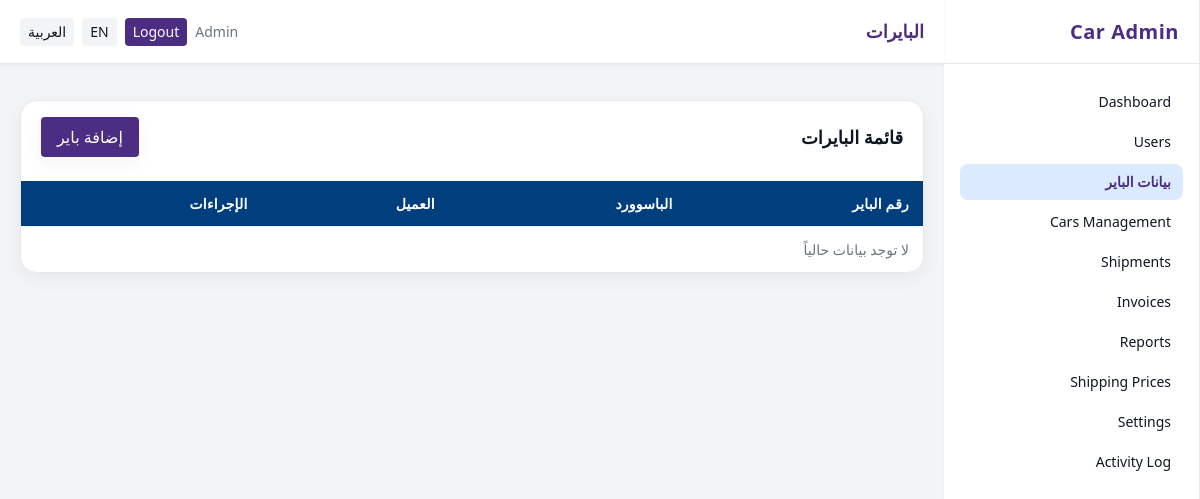
The page /admin/buyers (signed in) on the database as committed earlier.
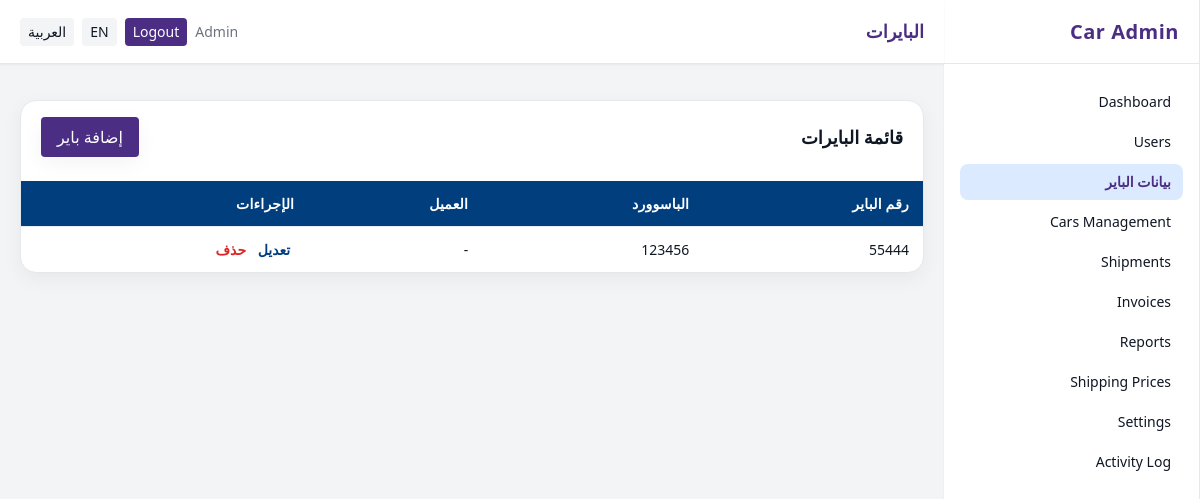
The same page on the database as committed later.
### app/models.py (models this page shows)
class Buyer(db.Model):
    __tablename__ = "buyers"
    id = db.Column(db.Integer, primary_key=True)
    name = db.Column(db.String(200), nullable=False)
    buyer_number = db.Column(db.String(100))
    password = db.Column(db.String(200))
    customer_id = db.Column(db.Integer, db.ForeignKey("customers.id", ondelete="SET NULL"))
    customer = db.relationship("Customer")

### app/blueprints/admin/routes.py (the view)
@admin_bp.route("/buyers")
@role_required("admin")
def buyers_list():
    buyers = (
        db.session.query(Buyer)
        .join(Customer, Buyer.customer_id == Customer.id, isouter=True)
        .order_by(Buyer.buyer_number.asc(), Buyer.name.asc())
        .all()
    )
    return render_template("admin/buyers_list.html", buyers=buyers)

### app/models.py (called while the page is built)
    @property
    def is_active(self):
        return bool(self.active)

### app/security.py (called while the page is built)
def _canonicalize_role(role_name: str | None) -> str | None:
    if not role_name:
        return None
    name = role_name.strip().lower()
    synonyms = {
        "staff": "employee",
        "employees": "employee",
    }
    return synonyms.get(name, name)

def role_required(*allowed_roles: str) -> Callable:
    normalized_allowed = {
        r for r in (_canonicalize_role(r) for r in allowed_roles) if r is not None
    }
    def decorator(view_func: Callable) -> Callable:
        @wraps(view_func)
        @login_required
        def wrapper(*args, **kwargs):
            user_role = getattr(getattr(current_user, "role", None), "name", None)
            user_role_norm = _canonicalize_role(user_role)
            if not user_role_norm or user_role_norm not in normalized_allowed:
                abort(403)
            return view_func(*args, **kwargs)
        return wrapper
    return decorator

### app/templates/admin/buyers_list.html (shortened to what this page needs)
{% extends "base_admin.html" %}
{% block header %}البايرات{% endblock %}
{% block content %}
<div class="container" dir="rtl">
  <div class="buyers-card">
    <div class="buyers-header">
      <h2 class="buyers-title">قائمة البايرات</h2>
      <a href="{{ url_for('admin.buyers_new') }}" class="px-4 py-2 bg-primary text-white rounded shadow-soft hover:opacity-90">إضافة باير</a>
    </div>
    <div class="spacer"></div>
    <div style="overflow-x:auto;">
      <table class="buyers-table">
        <thead>
          <tr>
            <th class="nowrap">رقم الباير</th>
            <th class="nowrap">الباسوورد</th>
            <th class="nowrap">العميل</th>
            <th class="nowrap">الإجراءات</th>
          </tr>
        </thead>
        <tbody>
          {% for b in buyers %}
          <tr>
            <td>{{ b.buyer_number or '-' }}</td>
            <td>{{ b.password or '-' }}</td>
            <td>{{ b.customer.display_name if b.customer else '-' }}</td>
            <td class="nowrap">
              <a href="{{ url_for('admin.buyers_edit', buyer_id=b.id) }}" class="action-link edit">تعديل</a>
              <form action="{{ url_for('admin.buyers_delete', buyer_id=b.id) }}" method="post" style="display:inline" onsubmit="return confirm('هل تريد الحذف؟')">
                <button type="submit" class="action-link delete">حذف</button>
              </form>
            </td>
          </tr>
          {% else %}
          <tr>
            <td colspan="4" class="center muted">لا توجد بيانات حالياً</td>
          </tr>
          {% endfor %}
        </tbody>
      </table>
    </div>
  </div>
</div>
{% endblock %}

Rows that differ between the two databases and show on the page:
added Buyer: buyer_number "55444", password "123456", customer "-"
Other text that changed with them:
text no longer shown: "لا توجد بيانات حالياً"
